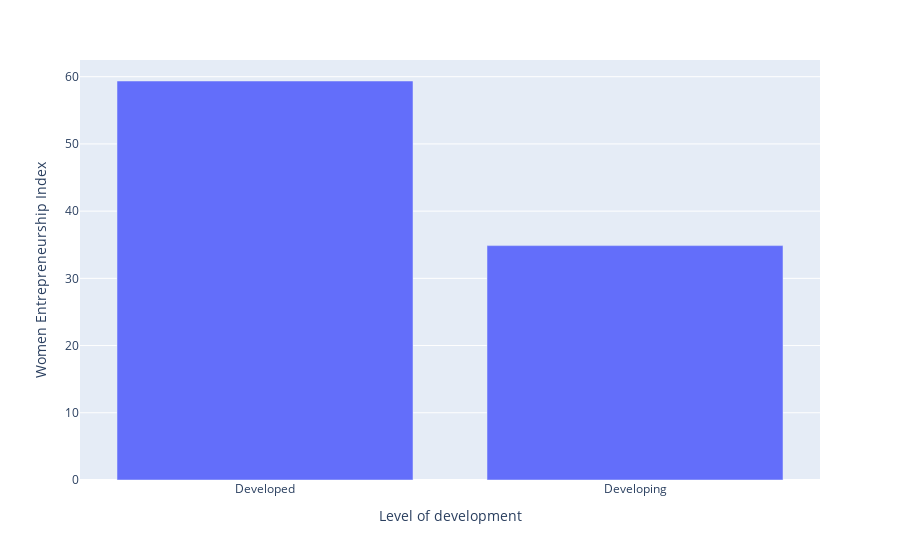

The notebook cell saved with this chart:
### Code cell
group=data.groupby('Level of development').mean()
px.bar(group,x=group.index,y='Women Entrepreneurship Index')

### Figure 1 — Plotly figure (JSON) as saved in the notebook; plotly's stock layout.template omitted (floating-point values rounded to 4 significant figures)
{"data": [{"alignmentgroup": "True", "hovertemplate": "Level of development=%{x}<br>Women Entrepreneurship Index=%{y}<extra></extra>", "legendgroup": "", "marker": {"color": "#636efa", "pattern": {"shape": ""}}, "name": "", "offsetgroup": "", "orientation": "v", "showlegend": false, "textposition": "auto", "type": "bar", "x": ["Developed", "Developing"], "xaxis": "x", "y": [59.36, 34.87], "yaxis": "y"}], "layout": {"barmode": "relative", "legend": {"tracegroupgap": 0}, "margin": {"t": 60}, "xaxis": {"anchor": "y", "domain": [0, 1], "title": {"text": "Level of development"}}, "yaxis": {"anchor": "x", "domain": [0, 1], "title": {"text": "Women Entrepreneurship Index"}}}}
